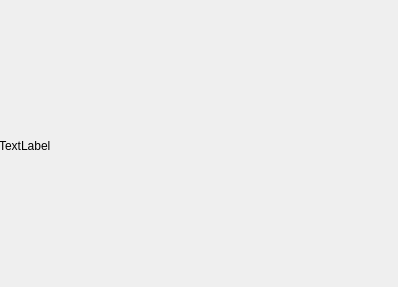
<?xml version="1.0" encoding="UTF-8"?>
<ui version="4.0">
 <class>Dialog</class>
 <widget class="QDialog" name="Dialog">
  <property name="geometry">
   <rect>
    <x>0</x>
    <y>0</y>
    <width>398</width>
    <height>287</height>
   </rect>
  </property>
  <property name="windowTitle">
   <string>Dialog</string>
  </property>
  <widget class="QLabel" name="label">
   <property name="geometry">
    <rect>
     <x>-1</x>
     <y>5</y>
     <width>401</width>
     <height>281</height>
    </rect>
   </property>
   <property name="text">
    <string>TextLabel</string>
   </property>
  </widget>
 </widget>
 <resources/>
 <connections/>
</ui>
